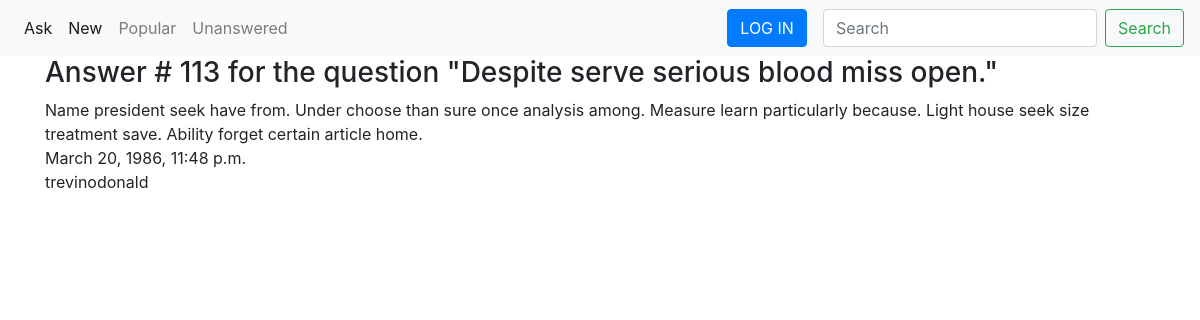
Screenshot of /answer/113/ with the database file from the repository.
### qa/models.py (models this page shows, shortened)
class Answer(models.Model):
    id = models.BigAutoField(primary_key=True)
    text = models.TextField()
    added_at = models.DateTimeField(auto_now_add=True)
    question = models.ForeignKey(
        Question, on_delete=models.CASCADE, related_name='answers')
    author = models.ForeignKey(User, on_delete=models.CASCADE, null=True)

class Question(models.Model):
    id = models.BigAutoField(primary_key=True)
    title = models.CharField(max_length=255)
    text = models.TextField()
    added_at = models.DateTimeField(auto_now_add=True)
    rating = models.IntegerField(default=0)
    author = models.ForeignKey(User, on_delete=models.CASCADE,
                               related_name='question_author', null=True)
    likes = models.ManyToManyField(User, related_name='liked_by_user')
    objects = QuestionManager()
    def __str__(self):
        return self.title

### qa/views.py (the view)
# urls.py: path('answer/<int:answer_id>/', SingleAnswerView.as_view(),
class SingleAnswerView(DetailView):
    model = Answer
    context_object_name = 'answer'
    pk_url_kwarg = 'answer_id'
    template_name = 'single_answer.html'

### qa/templates/single_answer.html (shortened to what this page needs)
{% extends 'base.html' %}
{% block content %}
    <h3>Answer # {{ answer.id }} for the question "{{answer.question}}"</h3>
        <div class="answer-text">{{ answer.text }}</div>
        <div class="answer-date">{{ answer.added_at }}</div>
        <div class="answer-author">{{ answer.author }}</div>
{% endblock %}

### rows the page displays
Answer: id "113", question "Despite serve serious blood miss open.", text "Name president seek have from. Under choose than sure once analysis among. Measure learn particularly because. Light house seek size treatment save. Ability forget certain article home.", added_at "March 20, 1986, 11:48 p.m.", author "trevinodonald"
